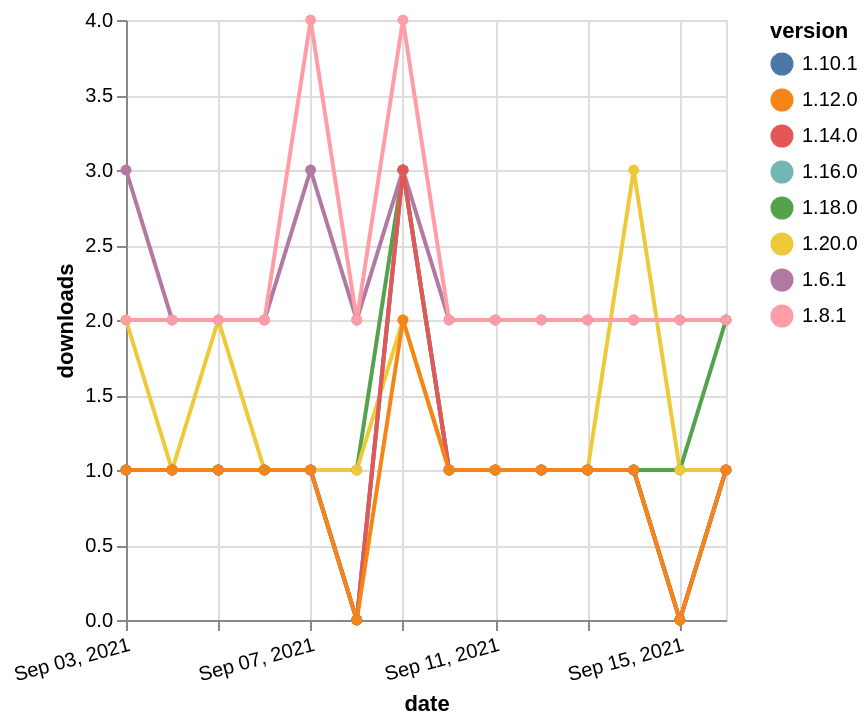

Vega-Lite specification for this chart:
### Vega-Lite specification from a JSON file in a GitHub repository (floating-point values rounded to 4 significant figures)
{"$schema": "https://vega.github.io/schema/vega-lite/v5.json", "description": "A simple bar chart with embedded data.", "data": {"values": [{"date": "2021-09-03", "total": 258, "delta": 1, "version": "1.10.1"}, {"date": "2021-09-04", "total": 259, "delta": 1, "version": "1.10.1"}, {"date": "2021-09-05", "total": 260, "delta": 1, "version": "1.10.1"}, {"date": "2021-09-06", "total": 261, "delta": 1, "version": "1.10.1"}, {"date": "2021-09-07", "total": 262, "delta": 1, "version": "1.10.1"}, {"date": "2021-09-08", "total": 262, "delta": 0, "version": "1.10.1"}, {"date": "2021-09-09", "total": 265, "delta": 3, "version": "1.10.1"}, {"date": "2021-09-10", "total": 266, "delta": 1, "version": "1.10.1"}, {"date": "2021-09-11", "total": 267, "delta": 1, "version": "1.10.1"}, {"date": "2021-09-12", "total": 268, "delta": 1, "version": "1.10.1"}, {"date": "2021-09-13", "total": 269, "delta": 1, "version": "1.10.1"}, {"date": "2021-09-14", "total": 270, "delta": 1, "version": "1.10.1"}, {"date": "2021-09-15", "total": 270, "delta": 0, "version": "1.10.1"}, {"date": "2021-09-16", "total": 271, "delta": 1, "version": "1.10.1"}, {"date": "2021-09-03", "total": 201, "delta": 1, "version": "1.18.0"}, {"date": "2021-09-04", "total": 202, "delta": 1, "version": "1.18.0"}, {"date": "2021-09-05", "total": 203, "delta": 1, "version": "1.18.0"}, {"date": "2021-09-06", "total": 204, "delta": 1, "version": "1.18.0"}, {"date": "2021-09-07", "total": 205, "delta": 1, "version": "1.18.0"}, {"date": "2021-09-08", "total": 206, "delta": 1, "version": "1.18.0"}, {"date": "2021-09-09", "total": 209, "delta": 3, "version": "1.18.0"}, {"date": "2021-09-10", "total": 210, "delta": 1, "version": "1.18.0"}, {"date": "2021-09-11", "total": 211, "delta": 1, "version": "1.18.0"}, {"date": "2021-09-12", "total": 212, "delta": 1, "version": "1.18.0"}, {"date": "2021-09-13", "total": 213, "delta": 1, "version": "1.18.0"}, {"date": "2021-09-14", "total": 214, "delta": 1, "version": "1.18.0"}, {"date": "2021-09-15", "total": 215, "delta": 1, "version": "1.18.0"}, {"date": "2021-09-16", "total": 217, "delta": 2, "version": "1.18.0"}, {"date": "2021-09-03", "total": 2434, "delta": 3, "version": "1.6.1"}, {"date": "2021-09-04", "total": 2436, "delta": 2, "version": "1.6.1"}, {"date": "2021-09-05", "total": 2438, "delta": 2, "version": "1.6.1"}, {"date": "2021-09-06", "total": 2440, "delta": 2, "version": "1.6.1"}, {"date": "2021-09-07", "total": 2443, "delta": 3, "version": "1.6.1"}, {"date": "2021-09-08", "total": 2445, "delta": 2, "version": "1.6.1"}, {"date": "2021-09-09", "total": 2448, "delta": 3, "version": "1.6.1"}, {"date": "2021-09-10", "total": 2450, "delta": 2, "version": "1.6.1"}, {"date": "2021-09-11", "total": 2452, "delta": 2, "version": "1.6.1"}, {"date": "2021-09-12", "total": 2454, "delta": 2, "version": "1.6.1"}, {"date": "2021-09-13", "total": 2456, "delta": 2, "version": "1.6.1"}, {"date": "2021-09-14", "total": 2458, "delta": 2, "version": "1.6.1"}, {"date": "2021-09-15", "total": 2460, "delta": 2, "version": "1.6.1"}, {"date": "2021-09-16", "total": 2462, "delta": 2, "version": "1.6.1"}, {"date": "2021-09-03", "total": 127, "delta": 2, "version": "1.20.0"}, {"date": "2021-09-04", "total": 128, "delta": 1, "version": "1.20.0"}, {"date": "2021-09-05", "total": 130, "delta": 2, "version": "1.20.0"}, {"date": "2021-09-06", "total": 131, "delta": 1, "version": "1.20.0"}, {"date": "2021-09-07", "total": 132, "delta": 1, "version": "1.20.0"}, {"date": "2021-09-08", "total": 133, "delta": 1, "version": "1.20.0"}, {"date": "2021-09-09", "total": 135, "delta": 2, "version": "1.20.0"}, {"date": "2021-09-10", "total": 136, "delta": 1, "version": "1.20.0"}, {"date": "2021-09-11", "total": 137, "delta": 1, "version": "1.20.0"}, {"date": "2021-09-12", "total": 138, "delta": 1, "version": "1.20.0"}, {"date": "2021-09-13", "total": 139, "delta": 1, "version": "1.20.0"}, {"date": "2021-09-14", "total": 142, "delta": 3, "version": "1.20.0"}, {"date": "2021-09-15", "total": 143, "delta": 1, "version": "1.20.0"}, {"date": "2021-09-16", "total": 144, "delta": 1, "version": "1.20.0"}, {"date": "2021-09-03", "total": 166, "delta": 1, "version": "1.16.0"}, {"date": "2021-09-04", "total": 167, "delta": 1, "version": "1.16.0"}, {"date": "2021-09-05", "total": 168, "delta": 1, "version": "1.16.0"}, {"date": "2021-09-06", "total": 169, "delta": 1, "version": "1.16.0"}, {"date": "2021-09-07", "total": 170, "delta": 1, "version": "1.16.0"}, {"date": "2021-09-08", "total": 170, "delta": 0, "version": "1.16.0"}, {"date": "2021-09-09", "total": 173, "delta": 3, "version": "1.16.0"}, {"date": "2021-09-10", "total": 174, "delta": 1, "version": "1.16.0"}, {"date": "2021-09-11", "total": 175, "delta": 1, "version": "1.16.0"}, {"date": "2021-09-12", "total": 176, "delta": 1, "version": "1.16.0"}, {"date": "2021-09-13", "total": 177, "delta": 1, "version": "1.16.0"}, {"date": "2021-09-14", "total": 178, "delta": 1, "version": "1.16.0"}, {"date": "2021-09-15", "total": 178, "delta": 0, "version": "1.16.0"}, {"date": "2021-09-16", "total": 179, "delta": 1, "version": "1.16.0"}, {"date": "2021-09-03", "total": 2602, "delta": 2, "version": "1.8.1"}, {"date": "2021-09-04", "total": 2604, "delta": 2, "version": "1.8.1"}, {"date": "2021-09-05", "total": 2606, "delta": 2, "version": "1.8.1"}, {"date": "2021-09-06", "total": 2608, "delta": 2, "version": "1.8.1"}, {"date": "2021-09-07", "total": 2612, "delta": 4, "version": "1.8.1"}, {"date": "2021-09-08", "total": 2614, "delta": 2, "version": "1.8.1"}, {"date": "2021-09-09", "total": 2618, "delta": 4, "version": "1.8.1"}, {"date": "2021-09-10", "total": 2620, "delta": 2, "version": "1.8.1"}, {"date": "2021-09-11", "total": 2622, "delta": 2, "version": "1.8.1"}, {"date": "2021-09-12", "total": 2624, "delta": 2, "version": "1.8.1"}, {"date": "2021-09-13", "total": 2626, "delta": 2, "version": "1.8.1"}, {"date": "2021-09-14", "total": 2628, "delta": 2, "version": "1.8.1"}, {"date": "2021-09-15", "total": 2630, "delta": 2, "version": "1.8.1"}, {"date": "2021-09-16", "total": 2632, "delta": 2, "version": "1.8.1"}, {"date": "2021-09-03", "total": 198, "delta": 1, "version": "1.14.0"}, {"date": "2021-09-04", "total": 199, "delta": 1, "version": "1.14.0"}, {"date": "2021-09-05", "total": 200, "delta": 1, "version": "1.14.0"}, {"date": "2021-09-06", "total": 201, "delta": 1, "version": "1.14.0"}, {"date": "2021-09-07", "total": 202, "delta": 1, "version": "1.14.0"}, {"date": "2021-09-08", "total": 202, "delta": 0, "version": "1.14.0"}, {"date": "2021-09-09", "total": 205, "delta": 3, "version": "1.14.0"}, {"date": "2021-09-10", "total": 206, "delta": 1, "version": "1.14.0"}, {"date": "2021-09-11", "total": 207, "delta": 1, "version": "1.14.0"}, {"date": "2021-09-12", "total": 208, "delta": 1, "version": "1.14.0"}, {"date": "2021-09-13", "total": 209, "delta": 1, "version": "1.14.0"}, {"date": "2021-09-14", "total": 210, "delta": 1, "version": "1.14.0"}, {"date": "2021-09-15", "total": 210, "delta": 0, "version": "1.14.0"}, {"date": "2021-09-16", "total": 211, "delta": 1, "version": "1.14.0"}, {"date": "2021-09-03", "total": 204, "delta": 1, "version": "1.12.0"}, {"date": "2021-09-04", "total": 205, "delta": 1, "version": "1.12.0"}, {"date": "2021-09-05", "total": 206, "delta": 1, "version": "1.12.0"}, {"date": "2021-09-06", "total": 207, "delta": 1, "version": "1.12.0"}, {"date": "2021-09-07", "total": 208, "delta": 1, "version": "1.12.0"}, {"date": "2021-09-08", "total": 208, "delta": 0, "version": "1.12.0"}, {"date": "2021-09-09", "total": 210, "delta": 2, "version": "1.12.0"}, {"date": "2021-09-10", "total": 211, "delta": 1, "version": "1.12.0"}, {"date": "2021-09-11", "total": 212, "delta": 1, "version": "1.12.0"}, {"date": "2021-09-12", "total": 213, "delta": 1, "version": "1.12.0"}, {"date": "2021-09-13", "total": 214, "delta": 1, "version": "1.12.0"}, {"date": "2021-09-14", "total": 215, "delta": 1, "version": "1.12.0"}, {"date": "2021-09-15", "total": 215, "delta": 0, "version": "1.12.0"}, {"date": "2021-09-16", "total": 216, "delta": 1, "version": "1.12.0"}]}, "width": "container", "mark": {"type": "line", "point": {"filled": true}}, "encoding": {"x": {"field": "date", "type": "temporal", "timeUnit": "yearmonthdate", "title": "date", "axis": {"labelAngle": -15}}, "y": {"field": "delta", "type": "quantitative", "title": "downloads"}, "color": {"field": "version", "type": "nominal"}, "tooltip": {"field": "delta"}}}
